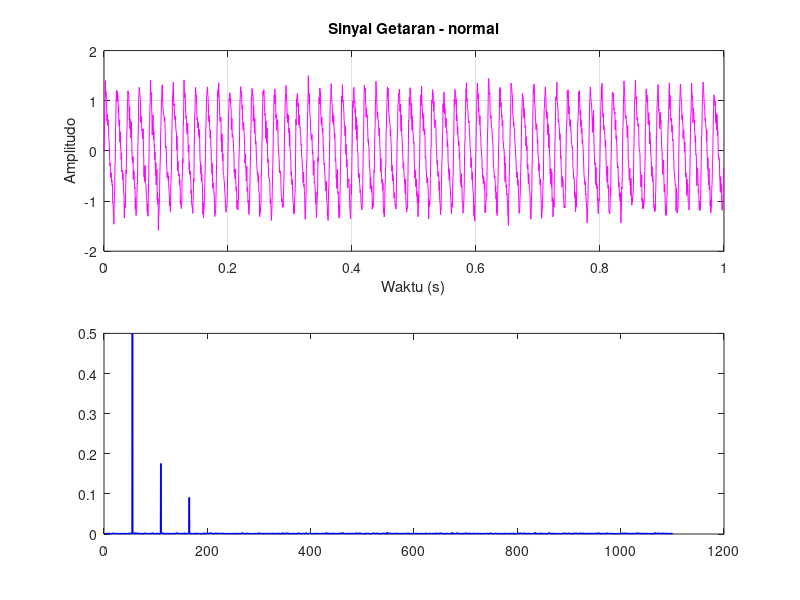

MATLAB code for this plot: (Note: this script raises an error after producing the figure.)
%% LAB 05 - Analisis Sinyal Motor

clear;
clc;
close all;

%% Parameter
fs = 2200;
T  = 5;

t = 0 : 1/fs : T - 1/fs;

N = length(t);

%% Skenario
scenarios = {'normal','fault'};

features = struct();

%% Loop Skenario
for s = 1:2

    %% Membuat sinyal

    rotor = 1.0 * sin(2*pi*55*t);

    harm2 = 0.35 * sin(2*pi*110*t);

    harm3 = 0.18 * sin(2*pi*165*t);

    noise = 0.12 * randn(1,N);

    if s == 1

        bearing = 0;

    else

        bearing = 0.30 * sin(2*pi*142*t);

    end

    x = rotor + harm2 + harm3 + bearing + noise;

    %% Window dan FFT

    w = hann(N).';

    xw = x .* w;

    X = fft(xw);

    X_mag = abs(X(1:N/2+1))/N;

    X_mag(2:end-1) = 2 * X_mag(2:end-1);

    f = (0:N/2) * fs / N;

    %% Feature Extraction

    [~, idx_max] = max(X_mag);

    f_dominant = f(idx_max);

    spectral_centroid = ...
        sum(f .* X_mag) / sum(X_mag);

    energy_total = sum(X_mag.^2);

    band_idx = (f >= 135) & (f <= 150);

    energy_fault_band = ...
        sum(X_mag(band_idx).^2);

    %% Simpan fitur

    features(s).scenario = scenarios{s};

    features(s).f_dominant = f_dominant;

    features(s).spectral_centroid = ...
        spectral_centroid;

    features(s).energy_total = ...
        energy_total;

    features(s).energy_fault_band = ...
        energy_fault_band;

    %% Output Command Window

    fprintf('\n=== Skenario %s ===\n', ...
        scenarios{s});

    fprintf('Frekuensi Dominan : %.2f Hz\n', ...
        f_dominant);

    fprintf('Spectral Centroid : %.2f\n', ...
        spectral_centroid);

    fprintf('Total Energy      : %.4f\n', ...
        energy_total);

    fprintf('Fault Band Energy : %.4f\n', ...
        energy_fault_band);

    %% Plot

    figure('Name',scenarios{s}, ...
        'Position',[100 100 900 600]);

    % Time domain
    subplot(2,1,1)

    plot(t(1:fs), x(1:fs),'m');

    grid on;

    title(['Sinyal Getaran - ', ...
        scenarios{s}]);

    xlabel('Waktu (s)')
    ylabel('Amplitudo')

    % Frequency domain
    subplot(2,1,2)

    plot(f, X_mag,'b','LineWidth',1.2)

    hold on;

    xline(55,'g--','55 Hz');
    xline(110,'g--','110 Hz');
    xline(165,'g--','165 Hz');

    if s == 2

        xline(142,'r-','142 Hz Fault');

    end

    grid on;

    xlim([0 250]);

    title('Spektrum Frekuensi')

    xlabel('Frekuensi (Hz)')
    ylabel('|X(f)|')

    %% Simpan Figure

    saveas(gcf, ...
        ['lab05_', scenarios{s}, '.png']);

end

%% Export CSV

T_out = struct2table(features);

writetable(T_out,'lab05_features.csv');

disp('File CSV berhasil disimpan');

disp(T_out);
